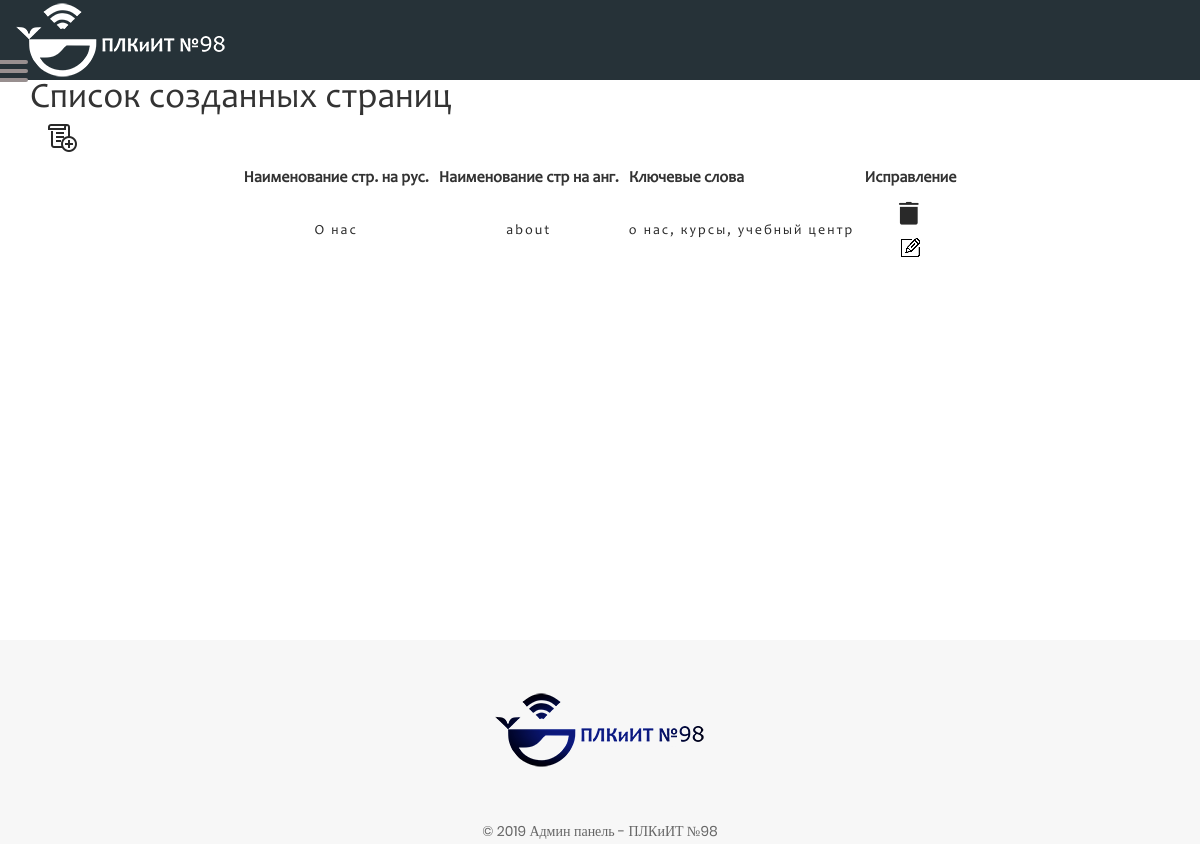
Page /admingroup/pageslist.php (signed in) on the committed database.
### tables this page shows
CREATE TABLE `uc_menu` (
  `id` int(11) NOT NULL,
  `menu_name` varchar(250) NOT NULL,
  `menu_name_en` varchar(250) NOT NULL,
  `menu_text` text NOT NULL,
  `menu_keywords` varchar(150) NOT NULL
);

### admingroup/pageslist.php (the view, shortened to what this page needs)
<?php
    if ( isset( $_SESSION['id'] ) ) {
        require_once"header.php";
    ?>
<div class="container" style="
    min-height: 80vh;">
    <div class="row">
        <main id="main" class=" col-md-12 col-xs-12 col-sm-12">
            <h1>Список созданных страниц</h1>
            <a href="pages.php" class="new_pages_btn col-md-12">
                <div class="creat_new_page col-md-6"></div>
            </a>
            <div class="col-md-12 col-xs-12">
                <?php
                    $num = 10;
                    @$page = $_GET['page'];
                    $page = intval($page);
                    if(empty($page) or $page < 0) $page = 1;
                    $start = $page * $num - $num;
                    ?>
                <table>
                    <thead>
                        <tr class="text-center" style="background:white;">
                            <th style="font-size: 16px; padding:5px;">Наименование стр. на рус.</th>
                            <th style="font-size: 16px; padding:5px;">Наименование стр на анг.</th>
                            <th style="font-size: 16px; padding:5px;">Ключевые слова</th>
                            <th style="font-size: 16px; padding:5px;">Исправление</th>
                        </tr>
                    </thead>
                    <?php
                        $sql = mysql_query("select * from uc_menu order by id desc limit $start, $num");
                        while ($row = mysql_fetch_array($sql)){
                        ?>
                    <tr>
                        <td class="page_td" ><?php echo $row["menu_name"];?></td>
                        <td class="page_td" ><?php echo $row["menu_name_en"];?></td>
                        <td class="page_td" ><?php echo $row["menu_keywords"];?></td>
                        <td class="page_td" >
                            <a href="deletepages.php?pages_id=<?php echo $row["id"]; ?>" onclick="alert('Вы точно хотите удалить страницу?')">
                                <div class="delete_pages"></div>
                            </a>
                            <a href="editpages.php?pages_id=<?php echo $row["id"]; ?>">
                                <div class="edit_pages"></div>
                            </a>
                        </td>
                    </tr>
                    <?php
                        }
                        ?>
                </table>
            </div>
        </main>
    </div>
</div>
<?php
    require_once"footer.php";
}else{
    header("location: index.php");
}
?>

### admingroup/style/style.css (style rules this page uses)
* { margin: 0; padding: 0; }

### admingroup/style/other.css (style rules this page uses)
#main { background: #fff; font-family: CANDARA; }
table { margin:10px auto; }
th { text-align: center; }
.page_td { text-align: center; padding: 5px; font-family: CANDARA; font-size: 14px; color: #292929; letter-spacing: 2px; }
.creat_new_page { width: 32px; height: 32px; background: url("../images/add.png") no-repeat; }
.delete_pages { width: 32px; height: 32px; margin: 0 auto; background: url("../images/delete.png"); }
.edit_pages { margin: 0 auto; width: 32px; height: 32px; background: url("../images/edit.png"); }

### admingroup/css/main.css (style rules this page uses)
a { font-family: Poppins-Regular; font-size: 14px; line-height: 1.7; color: #666666; margin: 0px; transition: all 0.4s; -webkit-transition: all 0.4s; -o-transition: all 0.4s; -moz-transition: all 0.4s; }
h1,h2,h3,h4,h5,h6 { margin: 0px; }

### rows in the picture
uc_menu: menu_name "О нас", menu_name_en "about", menu_keywords "о нас, курсы, учебный центр"
